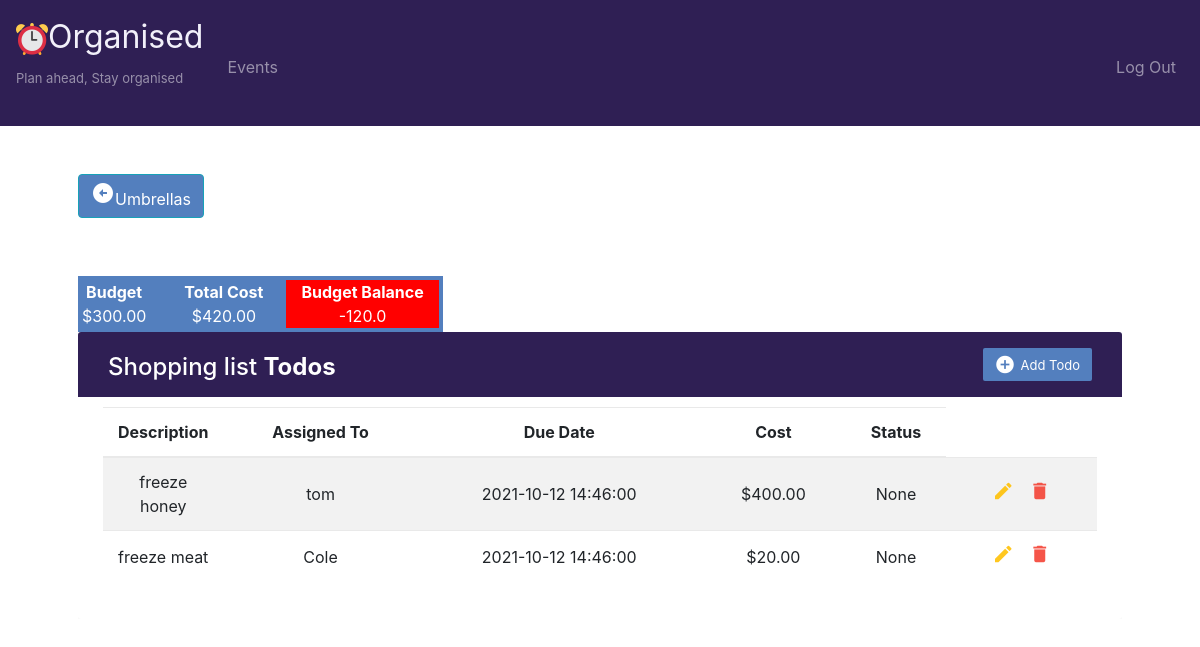
/todo?umbrella=2 (signed in), run on the app's committed database.
### application.py (models this page shows)
class Umbrellas(db.Model):
    PK = db.Column(db.Integer, primary_key=True)
    description = db.Column(db.String(50))
    title = db.Column(db.String(50))
    budget = db.Column(db.Float)
    date_created = db.Column(db.DateTime, default=datetime.now)
    eventsid = db.Column(db.Integer)

class Todos(db.Model):
    PK = db.Column(db.Integer, primary_key=True)
    description = db.Column(db.String(50))
    assigned_to = db.Column(db.String(50))
    cost = db.Column(db.Float)
    status = db.Column(db.String(50))
    due_date = db.Column(db.DateTime)
    date_created = db.Column(db.DateTime, default=datetime.now)
    umbrellasid = db.Column(db.Integer)

### application.py (the view)
@app.route("/todo", methods=["GET", "POST"])
@login_required
def todo():
    if not request.args.get("umbrella"):
        return redirect("/")
    umbrellaID = request.args.get("umbrella")
    umbrella=Umbrellas.query.filter_by(PK=umbrellaID).first()
    if not umbrella:
        return redirect("/")
    event=Events.query.filter_by(PK=umbrella.eventsid, userid=session["user_id"]).first()
    if not event:
        return redirect("/")
    if request.method == "POST":
        if request.form.get("event")=="add":
            item = Todos(description=request.form.get("description"), assigned_to=request.form.get("assigned_to"), cost=request.form.get("cost"),
            status=request.form.get("status"), umbrellasid=umbrellaID)
            if request.form.get("due_date"):
                    item.due_date=datetime.strptime(request.form.get("due_date"), '%Y-%m-%dT%H:%M')
            db.session.add(item)
            db.session.commit()
            flash("Todo added Successfully")
        elif request.form.get("event")=="edit":
            update_todo = Todos.query.get(request.form.get('PK'))
            if not request.form.get("PK") or not update_todo:
                return "Record not found"
            else:
                update_todo.description=request.form.get("description")
                update_todo.assigned_to=request.form.get("assigned_to")
                update_todo.cost=request.form.get("cost")
                update_todo.status=request.form.get("status")
                if update_todo.due_date:
                    update_todo.due_date=datetime.strptime(request.form.get("due_date"), '%Y-%m-%dT%H:%M')
                if not update_todo.cost:
                    update_todo.cost = 0
                db.session.commit()
                flash("Todo Updated Successfully")
        elif request.form.get("event")=="delete":
            if not request.form.get("PK"):
                return "Record not found"
            else:
                delete_todo = Todos.query.get(request.form.get('PK'))
                db.session.delete(delete_todo)
                db.session.commit()
                flash("Todo Deleted Successfully")
        todos = Todos.query.filter_by(umbrellasid=umbrellaID).all()
        return render_template("todo.html", todos=todos, umbrella=umbrella)
    else:
        todos = Todos.query.filter_by(umbrellasid=umbrellaID).all()
        return render_template("todo.html", todos=todos, umbrella=umbrella)

### application.py (called while the page is built)
@app.after_request
def after_request(response):
    response.headers["Cache-Control"] = "no-cache, no-store, must-revalidate"
    response.headers["Expires"] = 0
    response.headers["Pragma"] = "no-cache"
    return response

### helpers.py (called while the page is built)
def login_required(f):
    @wraps(f)
    def decorated_function(*args, **kwargs):
        if session.get("user_id") is None:
            return redirect("/login")
        return f(*args, **kwargs)
    return decorated_function

def usd(value):
    if value >= 0:
        return f"${value:,.2f}"
    else:
        return value

def datetime_format(value, format="%Y-%m-%dT%H:%M"):
    if not value:
        return value
    else:
        return value.strftime(format)

### templates/todo.html (shortened to what this page needs)
{% extends "layout.html" %}
{% block main %}
{% set totalcost = namespace(value=0) %}
{% for todo in todos %}
	{% set totalcost.value = totalcost.value + todo.cost %}
{%endfor%}
<div>
	<a href="/umbrella?event={{umbrella.eventsid}}" class="btn btn-info" style="float:left; background-color:#537fbe"><i class="material-icons"> arrow_circle_left</i><span>Umbrellas</span> </a>
</div>
<br> <br> <br>
<div class="container-xl">
	<div class="row">
	<div class="table-responsive">
		<div class="row">
			<div class="budget">
				<b>Budget</b>  <br>  {{umbrella.budget | usd}}
			</div>
			<div class="budget">
				<b>Total Cost</b> <br> {{totalcost.value | usd}}
			</div>
			{% if (umbrella.budget -totalcost.value) < 0 %}
			<div class="budget" style="background-color:red">
				<b>Budget Balance</b> <br> {{(umbrella.budget -totalcost.value)| usd}}
			</div>
			{% else %}
			<div class="budget" style="background-color:#6fed78; color:black">
				<b>Budget Balance</b> <br> {{(umbrella.budget -totalcost.value) | usd}}
			</div>
			{% endif %}
		</div>
		<div class="table-wrapper">
			<div class="table-title">
				<div class="row">
					<div class="col-sm-6">
					    <h2 class="header">{{umbrella.title}} <b>Todos</b></h2>
					</div>
					<div class="col-sm-6">
						<a href="#addTodoModal" class="btn btn-info" data-toggle="modal"><i class="material-icons">&#xE147;</i> <span>Add Todo</span></a>
					</div>
				</div>
			</div>
			<table class="table table-striped table-hover">
				<thead>
					<tr>
						<th>Description</th>
						<th>Assigned To</th>
						<th>Due Date</th>
						<th>Cost</th>
						<th>Status</th>
					</tr>
				</thead>
				<tbody>
				    {% for todo in todos %}
					<tr>
						<td>{{todo.description}}</td>
                        <td>{{todo.assigned_to}}</td>
                        <td>{{todo.due_date}}</td>
                        <td>{{todo.cost | usd}}</td>
                        <td>{{todo.status}}</td>
                        {% set totalcost.value = totalcost.value + todo.cost %}
						<td><a href="#editTodoModal{{todo.PK}}"  class="edit" data-toggle="modal"><i class="material-icons" data-toggle="tooltip" title="Edit">&#xE254;</i></a>
							<a href="#deleteTodoModal{{todo.PK}}" class="delete" data-toggle="modal"><i class="material-icons" data-toggle="tooltip" title="Delete">&#xE872;</i></a>
						</td>
					</tr>
					{%endfor%}
				</tbody>
			</table>
		</div>
	</div>
</div>
{% endblock %}

### static/styles.css (style rules this page uses)
.budget { border: 4px solid #537fbe; background-color:#537fbe; color: #fff; max-width: 40%; padding-right:15px; padding-left:15px; text-align: center; }
.header { float:left; }
.table-responsive { margin: 30px 0; }
.table-wrapper { background: #fff; padding: 20px 25px; border-radius: 3px; min-width: 1000px; box-shadow: 0 1px 1px rgba(0,0,0,.05); }
.table-title { padding-bottom: 15px; background: #2f1f54; color: #fff; padding: 16px 30px; min-width: 100%; margin: -20px -25px 10px; border-radius: 3px 3px 0 0; }
.table-title h2 { margin: 5px 0 0; font-size: 24px; }
.table-title .btn { color: #fff; float: right; font-size: 13px; border: none; min-width: 50px; border-radius: 2px; outline: none !important; margin-left: 10px; background-color: #537fbe; }
.table-title .btn i { float: left; font-size: 21px; margin-right: 5px; }
.table-title .btn span { float: left; margin-top: 2px; }
table.table tr th, table.table tr td { border-color: #e9e9e9; padding: 12px 15px; vertical-align: middle; }
table.table tr th:first-child { width: 60px; }
table.table tr th:last-child { width: 100px; }
.table-striped tbody tr:nth-of-type(odd) { background-color: #fcfcfc; }
table.table td:last-child i { opacity: 0.9; font-size: 22px; margin: 0 5px; }
table.table td a { font-weight: bold; color: #566787; display: inline-block; text-decoration: none; outline: none !important; }
table.table td .edit { color: #FFC107; }
table.table td .delete { color: #F44336; }
table.table td i { font-size: 19px; }

### data on the page
Umbrellas: budget "$300.00", (umbrella.budget-totalcost.value)|usd "-120.0", title "Shopping list"
Todos: description "freeze honey", assigned_to "tom", due_date "2021-10-12 14:46:00", cost "$400.00", status "None"
Todos: description "freeze meat", assigned_to "Cole", due_date "2021-10-12 14:46:00", cost "$20.00", status "None"

### other printed values
{{ totalcost.value | usd }} "$420.00"
